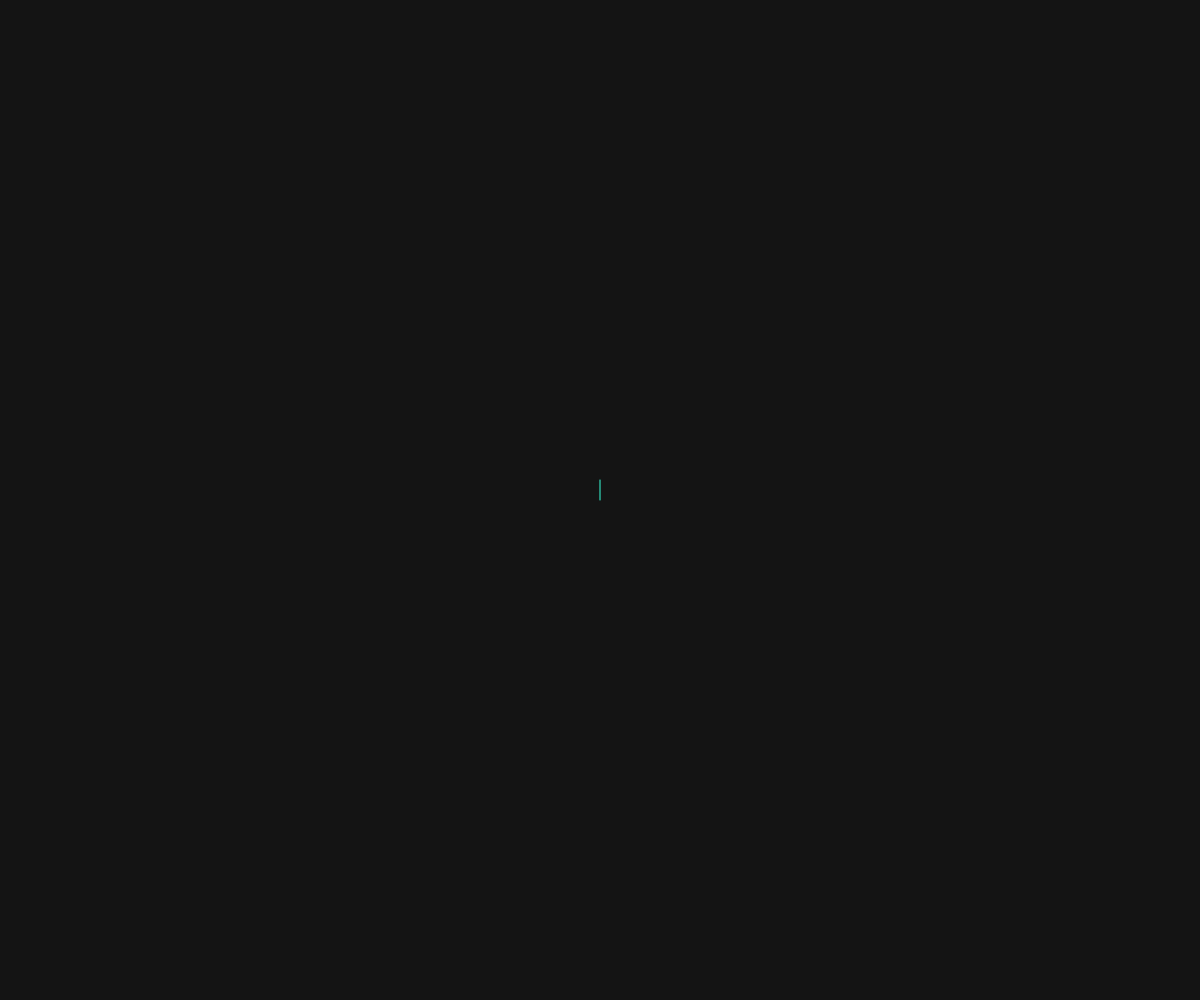
Frame 1 (no input)
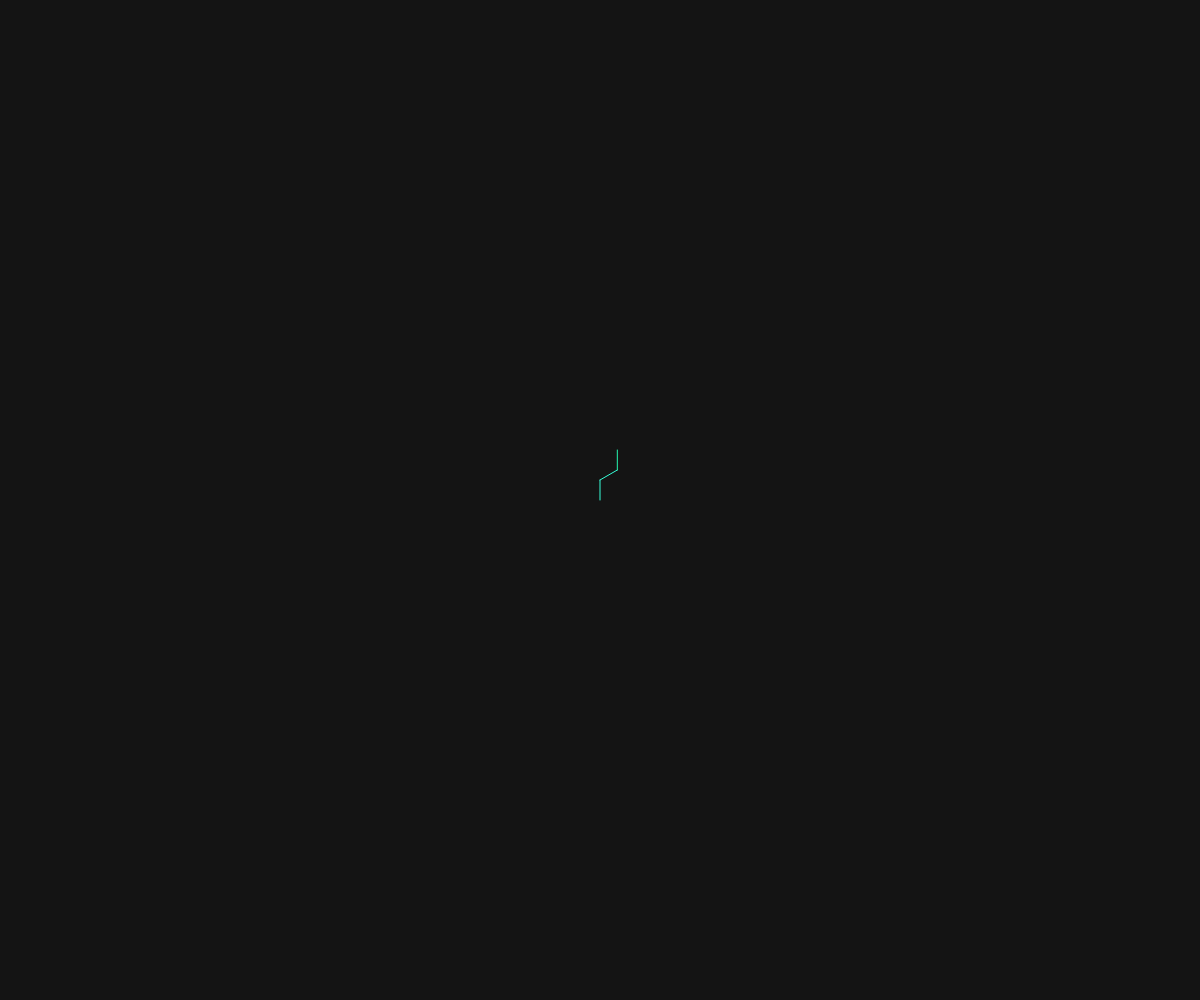
Frame 2 (the mouse pressed at the canvas centre, redrawn once)

The p5.js sketch that drew these frames (run headless with seeded random() and noise() and a simulated clock; the mouse was pressed at the canvas centre and the sketch redrawn once):

// p5.js sketch
// ── sketch.js
var colors = [[55,255,217],[37,248,177],[199,233,180],[127,205,187],[65,182,196],[29,145,192],[34,94,168],[37,52,148],[8,29,88]];
var pos;
var rot = 0;
function setup() {
  createCanvas(windowWidth, windowHeight);
  background(20);
  translate(width/2,height/2);
  pos = createVector(0,0);
}
function draw(){
  move();
  noLoop();
}

function move(){
  translate(width/2,height/2);
  var direction = createVector(0,-20);
  direction.rotate(radians(rot));
  var nextPos =  p5.Vector.add(pos,direction);
  var colour = round(map(dist(nextPos.x,nextPos.y,0,0),0,dist(0,0,width/2,height/2),0,colors.length-1))
  stroke(colors[colour][0],colors[colour][1],colors[colour][2]);
  console.log(colour);
  line(pos.x,pos.y,nextPos.x,nextPos.y);
  pos = nextPos;
  console.log("Rotation: " + rot + " Pos: " + pos);
  rot = (rot - 60 * floor(random(7))) % 360;
}

function nextStep(posi){
  var direction = createVector(0,-20);
  direction.rotate(radians(rot));
  var ns = p5.Vector.add(posi,direction);
  return ns;
}

function mouseMoved(){
  loop();
}
